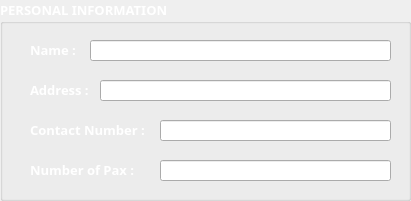
  <widget class="QGroupBox" name="groupBox">
   <property name="geometry">
    <rect>
     <x>20</x>
     <y>70</y>
     <width>411</width>
     <height>201</height>
    </rect>
   </property>
   <property name="palette">
    <palette>
     <active>
      <colorrole role="WindowText">
       <brush brushstyle="SolidPattern">
        <color alpha="255">
         <red>255</red>
         <green>255</green>
         <blue>255</blue>
        </color>
       </brush>
      </colorrole>
     </active>
     <inactive>
      <colorrole role="WindowText">
       <brush brushstyle="SolidPattern">
        <color alpha="255">
         <red>255</red>
         <green>255</green>
         <blue>255</blue>
        </color>
       </brush>
      </colorrole>
     </inactive>
     <disabled>
      <colorrole role="WindowText">
       <brush brushstyle="SolidPattern">
        <color alpha="255">
         <red>120</red>
         <green>120</green>
         <blue>120</blue>
        </color>
       </brush>
      </colorrole>
     </disabled>
    </palette>
   </property>
   <property name="font">
    <font>
     <family>Century Gothic</family>
     <pointsize>10</pointsize>
     <weight>75</weight>
     <bold>true</bold>
    </font>
   </property>
   <property name="title">
    <string>PERSONAL INFORMATION</string>
   </property>
   <widget class="QLabel" name="label_3">
    <property name="geometry">
     <rect>
      <x>30</x>
      <y>40</y>
      <width>91</width>
      <height>19</height>
     </rect>
    </property>
    <property name="palette">
     <palette>
      <active>
       <colorrole role="WindowText">
        <brush brushstyle="SolidPattern">
         <color alpha="255">
          <red>255</red>
          <green>255</green>
          <blue>255</blue>
         </color>
        </brush>
       </colorrole>
      </active>
      <inactive>
       <colorrole role="WindowText">
        <brush brushstyle="SolidPattern">
         <color alpha="255">
          <red>255</red>
          <green>255</green>
          <blue>255</blue>
         </color>
        </brush>
       </colorrole>
      </inactive>
      <disabled>
       <colorrole role="WindowText">
        <brush brushstyle="SolidPattern">
         <color alpha="255">
          <red>120</red>
          <green>120</green>
          <blue>120</blue>
         </color>
        </brush>
       </colorrole>
      </disabled>
     </palette>
    </property>
    <property name="font">
     <font>
      <family>Century Gothic</family>
      <pointsize>10</pointsize>
     </font>
    </property>
    <property name="text">
     <string>Name :</string>
    </property>
   </widget>
   <widget class="QLineEdit" name="txtName">
    <property name="geometry">
     <rect>
      <x>90</x>
      <y>40</y>
      <width>301</width>
      <height>21</height>
     </rect>
    </property>
   </widget>
   <widget class="QLabel" name="label_7">
    <property name="geometry">
     <rect>
      <x>30</x>
      <y>160</y>
      <width>141</width>
      <height>19</height>
     </rect>
    </property>
    <property name="palette">
     <palette>
      <active>
       <colorrole role="WindowText">
        <brush brushstyle="SolidPattern">
         <color alpha="255">
          <red>255</red>
          <green>255</green>
          <blue>255</blue>
         </color>
        </brush>
       </colorrole>
      </active>
      <inactive>
       <colorrole role="WindowText">
        <brush brushstyle="SolidPattern">
         <color alpha="255">
          <red>255</red>
          <green>255</green>
          <blue>255</blue>
         </color>
        </brush>
       </colorrole>
      </inactive>
      <disabled>
       <colorrole role="WindowText">
        <brush brushstyle="SolidPattern">
         <color alpha="255">
          <red>120</red>
          <green>120</green>
          <blue>120</blue>
         </color>
        </brush>
       </colorrole>
      </disabled>
     </palette>
    </property>
    <property name="font">
     <font>
      <family>Century Gothic</family>
      <pointsize>10</pointsize>
     </font>
    </property>
    <property name="text">
     <string>Number of Pax :</string>
    </property>
   </widget>
   <widget class="QLabel" name="label_5">
    <property name="geometry">
     <rect>
      <x>30</x>
      <y>120</y>
      <width>141</width>
      <height>19</height>
     </rect>
    </property>
    <property name="palette">
     <palette>
      <active>
       <colorrole role="WindowText">
        <brush brushstyle="SolidPattern">
         <color alpha="255">
          <red>255</red>
          <green>255</green>
          <blue>255</blue>
         </color>
        </brush>
       </colorrole>
      </active>
      <inactive>
       <colorrole role="WindowText">
        <brush brushstyle="SolidPattern">
         <color alpha="255">
          <red>255</red>
          <green>255</green>
          <blue>255</blue>
         </color>
        </brush>
       </colorrole>
      </inactive>
      <disabled>
       <colorrole role="WindowText">
        <brush brushstyle="SolidPattern">
         <color alpha="255">
          <red>120</red>
          <green>120</green>
          <blue>120</blue>
         </color>
        </brush>
       </colorrole>
      </disabled>
     </palette>
    </property>
    <property name="font">
     <font>
      <family>Century Gothic</family>
      <pointsize>10</pointsize>
     </font>
    </property>
    <property name="text">
     <string>Contact Number :</string>
    </property>
   </widget>
   <widget class="QLabel" name="label_4">
    <property name="geometry">
     <rect>
      <x>30</x>
      <y>80</y>
      <width>71</width>
      <height>19</height>
     </rect>
    </property>
    <property name="palette">
     <palette>
      <active>
       <colorrole role="WindowText">
        <brush brushstyle="SolidPattern">
         <color alpha="255">
          <red>255</red>
          <green>255</green>
          <blue>255</blue>
         </color>
        </brush>
       </colorrole>
      </active>
      <inactive>
       <colorrole role="WindowText">
        <brush brushstyle="SolidPattern">
         <color alpha="255">
          <red>255</red>
          <green>255</green>
          <blue>255</blue>
         </color>
        </brush>
       </colorrole>
      </inactive>
      <disabled>
       <colorrole role="WindowText">
        <brush brushstyle="SolidPattern">
         <color alpha="255">
          <red>120</red>
          <green>120</green>
          <blue>120</blue>
         </color>
        </brush>
       </colorrole>
      </disabled>
     </palette>
    </property>
    <property name="font">
     <font>
      <family>Century Gothic</family>
      <pointsize>10</pointsize>
     </font>
    </property>
    <property name="text">
     <string>Address :</string>
    </property>
   </widget>
   <widget class="QLineEdit" name="txtAddress">
    <property name="geometry">
     <rect>
      <x>100</x>
      <y>80</y>
      <width>291</width>
      <height>21</height>
     </rect>
    </property>
   </widget>
   <widget class="QLineEdit" name="txtContact">
    <property name="geometry">
     <rect>
      <x>160</x>
      <y>120</y>
      <width>231</width>
      <height>21</height>
     </rect>
    </property>
   </widget>
   <widget class="QLineEdit" name="txtPax">
    <property name="geometry">
     <rect>
      <x>160</x>
      <y>160</y>
      <width>231</width>
      <height>21</height>
     </rect>
    </property>
   </widget>
  </widget>
